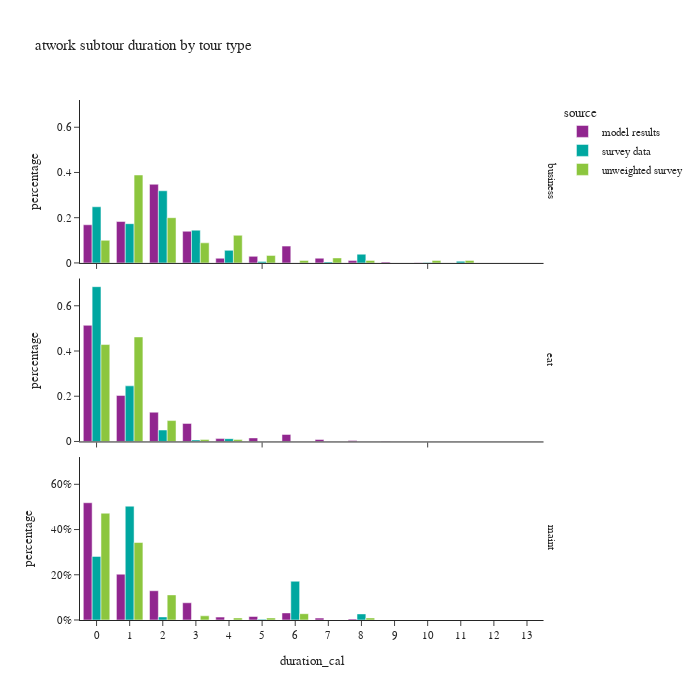

Here is the notebook cell this chart was saved with:
### Code cell
df_plot = atwork_subtour.groupby(['source','tour_type','duration_cal'])[['tour_weight']].sum().reset_index()
df_plot['percentage'] = df_plot.groupby(['source','tour_type'], group_keys=False)['tour_weight']. \
    apply(lambda x: x / float(x.sum()))

fig = px.bar(df_plot, x="duration_cal", y="percentage", color="source",barmode="group",
             facet_row='tour_type',
             title="atwork subtour duration by tour type")
fig.for_each_annotation(lambda a: a.update(text = a.text.split("=")[-1]))
fig.update_layout(height=700, width=700, yaxis=dict(tickformat=".0%"), xaxis=dict(dtick="1"))
fig.show()

### Figure 1 — Plotly figure (JSON) as saved in the notebook; plotly's stock layout.template omitted (floating-point values rounded to 4 significant figures)
{"data": [{"alignmentgroup": "True", "hovertemplate": "source=model results<br>tour_type=business<br>duration_cal=%{x}<br>percentage=%{y}<extra></extra>", "legendgroup": "model results", "marker": {"color": "#91268F", "pattern": {"shape": ""}}, "name": "model results", "offsetgroup": "model results", "orientation": "v", "showlegend": true, "textposition": "auto", "x": [0.0, 1.0, 2.0, 3.0, 4.0, 5.0, 6.0, 7.0, 8.0, 9.0, 10.0, 11.0, 12.0], "xaxis": "x3", "y": [0.1688, 0.1831, 0.3478, 0.1401, 0.02072, 0.029, 0.07435, 0.02093, 0.0103, 0.003704, 0.001032, 6.071e-05, 8.095e-05], "yaxis": "y3", "type": "bar"}, {"alignmentgroup": "True", "hovertemplate": "source=model results<br>tour_type=eat<br>duration_cal=%{x}<br>percentage=%{y}<extra></extra>", "legendgroup": "model results", "marker": {"color": "#91268F", "pattern": {"shape": ""}}, "name": "model results", "offsetgroup": "model results", "orientation": "v", "showlegend": false, "textposition": "auto", "x": [0.0, 1.0, 2.0, 3.0, 4.0, 5.0, 6.0, 7.0, 8.0, 9.0, 10.0, 11.0, 12.0, 13.0], "xaxis": "x2", "y": [0.5136, 0.2036, 0.1294, 0.07987, 0.01261, 0.01579, 0.03116, 0.008773, 0.003955, 0.000999, 0.0002407, 1.816e-05, 4.541e-06, 4.541e-06], "yaxis": "y2", "type": "bar"}, {"alignmentgroup": "True", "hovertemplate": "source=model results<br>tour_type=maint<br>duration_cal=%{x}<br>percentage=%{y}<extra></extra>", "legendgroup": "model results", "marker": {"color": "#91268F", "pattern": {"shape": ""}}, "name": "model results", "offsetgroup": "model results", "orientation": "v", "showlegend": false, "textposition": "auto", "x": [0.0, 1.0, 2.0, 3.0, 4.0, 5.0, 6.0, 7.0, 8.0, 9.0, 10.0], "xaxis": "x", "y": [0.5185, 0.2025, 0.1294, 0.07616, 0.01285, 0.01549, 0.03135, 0.008399, 0.004483, 0.0005108, 0.0003121], "yaxis": "y", "type": "bar"}, {"alignmentgroup": "True", "hovertemplate": "source=survey data<br>tour_type=business<br>duration_cal=%{x}<br>percentage=%{y}<extra></extra>", "legendgroup": "survey data", "marker": {"color": "#00A7A0", "pattern": {"shape": ""}}, "name": "survey data", "offsetgroup": "survey data", "orientation": "v", "showlegend": true, "textposition": "auto", "x": [0.0, 1.0, 2.0, 3.0, 4.0, 5.0, 6.0, 7.0, 8.0, 10.0, 11.0], "xaxis": "x3", "y": [0.2483, 0.1736, 0.3191, 0.145, 0.05568, 0.005824, 0.0, 0.004652, 0.0386, 0.001781, 0.007519], "yaxis": "y3", "type": "bar"}, {"alignmentgroup": "True", "hovertemplate": "source=survey data<br>tour_type=eat<br>duration_cal=%{x}<br>percentage=%{y}<extra></extra>", "legendgroup": "survey data", "marker": {"color": "#00A7A0", "pattern": {"shape": ""}}, "name": "survey data", "offsetgroup": "survey data", "orientation": "v", "showlegend": false, "textposition": "auto", "x": [0.0, 1.0, 2.0, 3.0, 4.0], "xaxis": "x2", "y": [0.6844, 0.2459, 0.05061, 0.00668, 0.01237], "yaxis": "y2", "type": "bar"}, {"alignmentgroup": "True", "hovertemplate": "source=survey data<br>tour_type=maint<br>duration_cal=%{x}<br>percentage=%{y}<extra></extra>", "legendgroup": "survey data", "marker": {"color": "#00A7A0", "pattern": {"shape": ""}}, "name": "survey data", "offsetgroup": "survey data", "orientation": "v", "showlegend": false, "textposition": "auto", "x": [0.0, 1.0, 2.0, 3.0, 4.0, 5.0, 6.0, 8.0], "xaxis": "x", "y": [0.2812, 0.5033, 0.01365, 0.0003046, 0.0, 0.003253, 0.1714, 0.02693], "yaxis": "y", "type": "bar"}, {"alignmentgroup": "True", "hovertemplate": "source=unweighted survey<br>tour_type=business<br>duration_cal=%{x}<br>percentage=%{y}<extra></extra>", "legendgroup": "unweighted survey", "marker": {"color": "#8CC63E", "pattern": {"shape": ""}}, "name": "unweighted survey", "offsetgroup": "unweighted survey", "orientation": "v", "showlegend": true, "textposition": "auto", "x": [0.0, 1.0, 2.0, 3.0, 4.0, 5.0, 6.0, 7.0, 8.0, 10.0, 11.0], "xaxis": "x3", "y": [0.1, 0.3889, 0.2, 0.08889, 0.1222, 0.03333, 0.01111, 0.02222, 0.01111, 0.01111, 0.01111], "yaxis": "y3", "type": "bar"}, {"alignmentgroup": "True", "hovertemplate": "source=unweighted survey<br>tour_type=eat<br>duration_cal=%{x}<br>percentage=%{y}<extra></extra>", "legendgroup": "unweighted survey", "marker": {"color": "#8CC63E", "pattern": {"shape": ""}}, "name": "unweighted survey", "offsetgroup": "unweighted survey", "orientation": "v", "showlegend": false, "textposition": "auto", "x": [0.0, 1.0, 2.0, 3.0, 4.0], "xaxis": "x2", "y": [0.4286, 0.4622, 0.09244, 0.008403, 0.008403], "yaxis": "y2", "type": "bar"}, {"alignmentgroup": "True", "hovertemplate": "source=unweighted survey<br>tour_type=maint<br>duration_cal=%{x}<br>percentage=%{y}<extra></extra>", "legendgroup": "unweighted survey", "marker": {"color": "#8CC63E", "pattern": {"shape": ""}}, "name": "unweighted survey", "offsetgroup": "unweighted survey", "orientation": "v", "showlegend": false, "textposition": "auto", "x": [0.0, 1.0, 2.0, 3.0, 4.0, 5.0, 6.0, 8.0], "xaxis": "x", "y": [0.4722, 0.3426, 0.1111, 0.01852, 0.009259, 0.009259, 0.02778, 0.009259], "yaxis": "y", "type": "bar"}], "layout": {"xaxis": {"anchor": "y", "domain": [0.0, 0.98], "title": {"text": "duration_cal"}, "dtick": "1"}, "yaxis": {"anchor": "x", "domain": [0.0, 0.3133], "title": {"text": "percentage"}, "tickformat": ".0%"}, "xaxis2": {"anchor": "y2", "domain": [0.0, 0.98], "matches": "x", "showticklabels": false}, "yaxis2": {"anchor": "x2", "domain": [0.3433, 0.6567], "matches": "y", "title": {"text": "percentage"}}, "xaxis3": {"anchor": "y3", "domain": [0.0, 0.98], "matches": "x", "showticklabels": false}, "yaxis3": {"anchor": "x3", "domain": [0.6867, 1.0], "matches": "y", "title": {"text": "percentage"}}, "annotations": [{"font": {}, "showarrow": false, "text": "maint", "textangle": 90, "x": 0.98, "xanchor": "left", "xref": "paper", "y": 0.1567, "yanchor": "middle", "yref": "paper"}, {"font": {}, "showarrow": false, "text": "eat", "textangle": 90, "x": 0.98, "xanchor": "left", "xref": "paper", "y": 0.5, "yanchor": "middle", "yref": "paper"}, {"font": {}, "showarrow": false, "text": "business", "textangle": 90, "x": 0.98, "xanchor": "left", "xref": "paper", "y": 0.8433, "yanchor": "middle", "yref": "paper"}], "legend": {"title": {"text": "source"}, "tracegroupgap": 0}, "title": {"text": "atwork subtour duration by tour type"}, "barmode": "group", "height": 700, "width": 700}}
